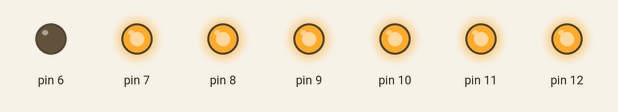
This sketch was run on a simulated Arduino Uno, built with avr-gcc and run on an emulated ATmega328P. Shown: output pins drawn as LEDs (lit = HIGH).

Above: at 0.2 s.
At 1.2 s:
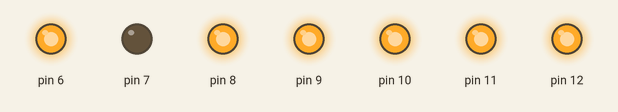
At 2.2 s:
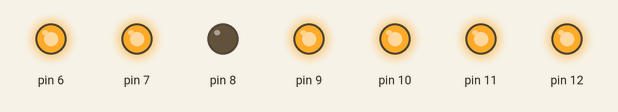
At 4.2 s:
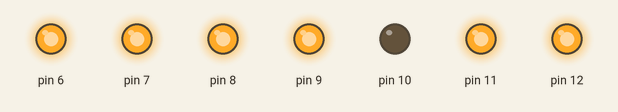
At 6.2 s:
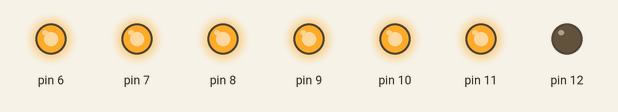
At 8.7 s:
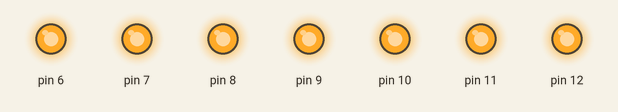
Timing chart, 0 to 9.1 s (numbered marks = the images above):
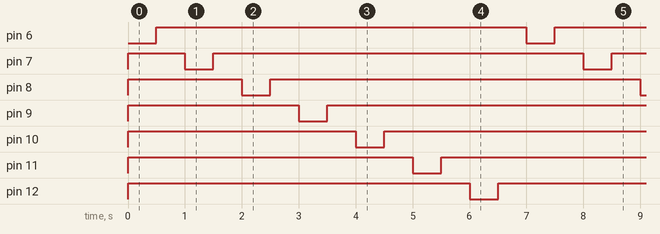

Measured:
- by itself, pin 6–12: alternates HIGH for 6.5 s and LOW for 0.50 s
- by itself, everything shown: repeats every 7.0 s, in 14 steps

The sketch:

act_2_a.ino
```cpp
/*
     ________  ___   ___
    / __/ __ \/ _ | / _ \
   _\ \/ /_/ / __ |/ , _/
  /___/\____/_/ |_/_/|_|
  Arduino Workshop Series
  Practice
  > By 1487Quantum ( https://github.com/1487quantum )

  > Activity 2 (7 segment display, common anode), Task A
  > =====================================================
  > The common anode 7 segment display uses a inverted logic: A LOW would turn on the segment,
  > whereas HIGH would turn it off. This task would be used to determine which pin corresponds
  > to which segment.


*/

void setup() {
  for (int i = 6; i < 13; ++i) {
    pinMode(i, OUTPUT);
    digitalWrite(i, HIGH);	//Turn off all the segment
  }
}

void loop() {
  for (int i = 6; i < 13; ++i) {
  digitalWrite(i, LOW);		//Turn on segment
  delay(500);
  digitalWrite(i, HIGH);	//Turn off segment
  delay(500);
  }
}
```
